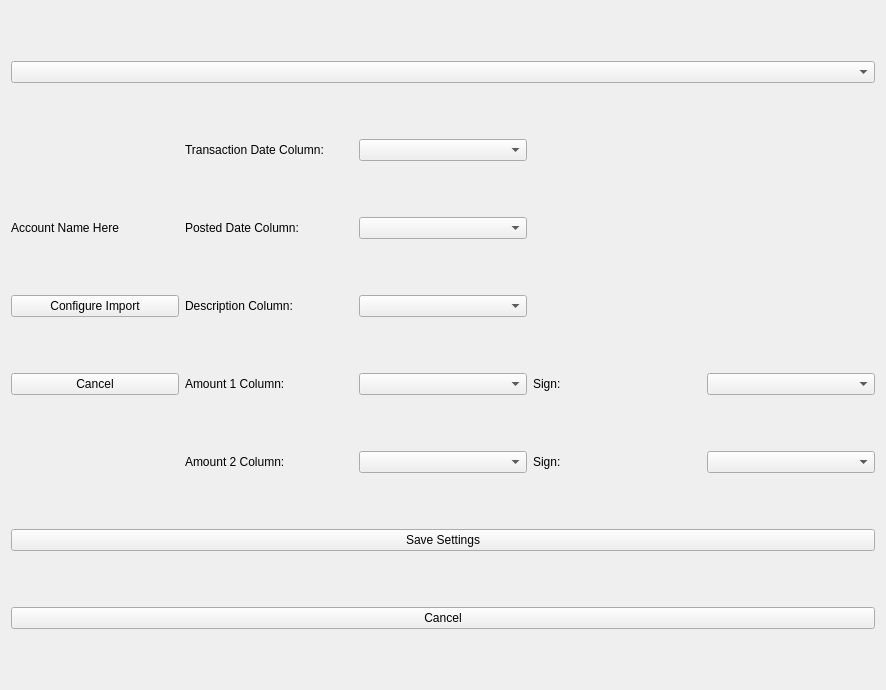
<?xml version="1.0" encoding="UTF-8"?>
<ui version="4.0">
 <class>Form</class>
 <widget class="QWidget" name="Form">
  <property name="geometry">
   <rect>
    <x>0</x>
    <y>0</y>
    <width>886</width>
    <height>690</height>
   </rect>
  </property>
  <property name="windowTitle">
   <string>Form</string>
  </property>
  <layout class="QHBoxLayout" name="horizontalLayout">
   <item>
    <layout class="QGridLayout" name="gridLayout">
     <item row="5" column="2">
      <widget class="QComboBox" name="comboBox_Amount2Col"/>
     </item>
     <item row="4" column="3">
      <widget class="QLabel" name="label_Sign1">
       <property name="text">
        <string>Sign:</string>
       </property>
      </widget>
     </item>
     <item row="5" column="4">
      <widget class="QComboBox" name="comboBox_Sign2"/>
     </item>
     <item row="2" column="2">
      <widget class="QComboBox" name="comboBox_PostedDateCol"/>
     </item>
     <item row="2" column="1">
      <widget class="QLabel" name="label_PostedDate">
       <property name="text">
        <string>Posted Date Column:</string>
       </property>
      </widget>
     </item>
     <item row="3" column="1">
      <widget class="QLabel" name="label_Description">
       <property name="text">
        <string>Description Column:</string>
       </property>
      </widget>
     </item>
     <item row="4" column="2">
      <widget class="QComboBox" name="comboBox_Amount1Col"/>
     </item>
     <item row="4" column="0">
      <widget class="QPushButton" name="pushButton_Cancel">
       <property name="text">
        <string>Cancel</string>
       </property>
      </widget>
     </item>
     <item row="0" column="0" colspan="5">
      <widget class="QComboBox" name="comboBox_Accounts"/>
     </item>
     <item row="3" column="0">
      <widget class="QPushButton" name="pushButton_Config">
       <property name="text">
        <string>Configure Import</string>
       </property>
      </widget>
     </item>
     <item row="4" column="4">
      <widget class="QComboBox" name="comboBox_Sign1"/>
     </item>
     <item row="6" column="0" colspan="5">
      <widget class="QPushButton" name="pushButton_Save">
       <property name="text">
        <string>Save Settings</string>
       </property>
      </widget>
     </item>
     <item row="5" column="1">
      <widget class="QLabel" name="label_Amount2">
       <property name="text">
        <string>Amount 2 Column:</string>
       </property>
      </widget>
     </item>
     <item row="4" column="1">
      <widget class="QLabel" name="label_Amount1">
       <property name="text">
        <string>Amount 1 Column:</string>
       </property>
      </widget>
     </item>
     <item row="5" column="3">
      <widget class="QLabel" name="label_Sign2">
       <property name="text">
        <string>Sign:</string>
       </property>
      </widget>
     </item>
     <item row="7" column="0" colspan="5">
      <widget class="QPushButton" name="pushButton_Cancel_Config">
       <property name="text">
        <string>Cancel</string>
       </property>
      </widget>
     </item>
     <item row="3" column="2">
      <widget class="QComboBox" name="comboBox_DescriptionCol"/>
     </item>
     <item row="1" column="1">
      <widget class="QLabel" name="label_TransDate">
       <property name="text">
        <string>Transaction Date Column:</string>
       </property>
      </widget>
     </item>
     <item row="1" column="2">
      <widget class="QComboBox" name="comboBox_TransDateCol"/>
     </item>
     <item row="2" column="0">
      <widget class="QLabel" name="label_Account">
       <property name="text">
        <string>Account Name Here</string>
       </property>
      </widget>
     </item>
    </layout>
   </item>
  </layout>
 </widget>
 <resources/>
 <connections/>
</ui>
